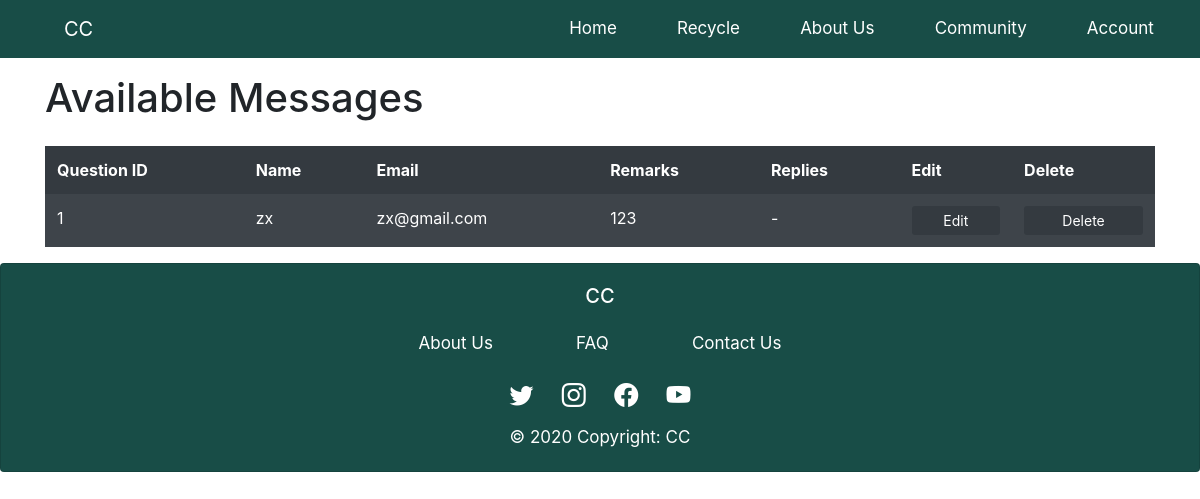
Before: /RetrieveContact with the older database file.
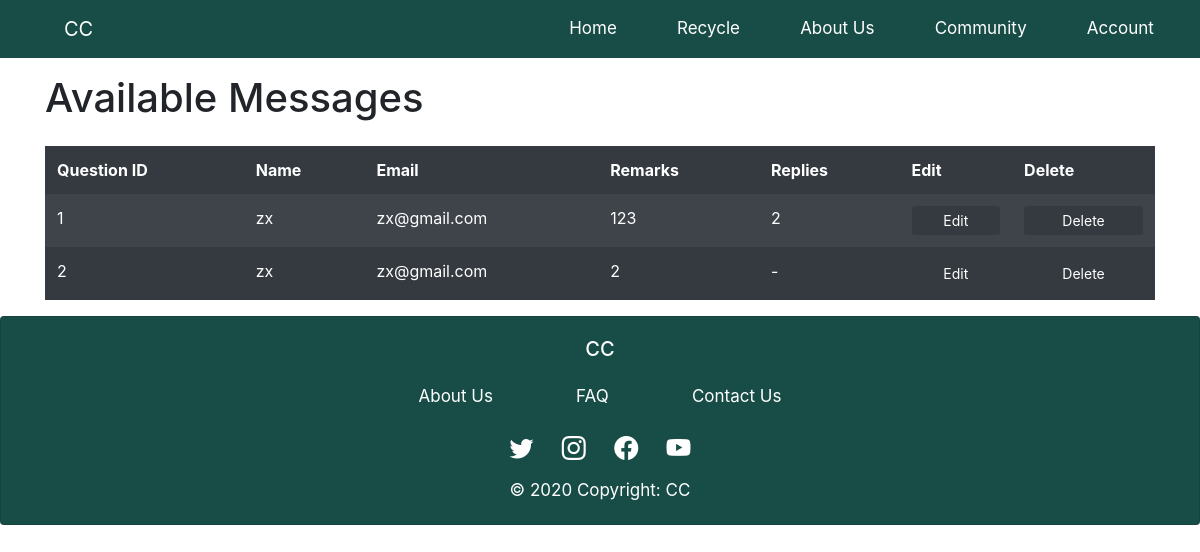
After: the same page with the newer database file.
### app.py (models this page shows)
class ContactUs(db.Model):
    id = db.Column(db.Integer, primary_key=True)
    name = db.Column(db.String(200), nullable=False)
    email = db.Column(db.String(200), nullable=False)
    remarks = db.Column(db.Text, nullable=False)
    replies = db.Column(db.Text, nullable=False)

### app.py (the view)
@app.route('/RetrieveContact')
def retrieve_contact():
    user_messages = ContactUs.query.order_by(ContactUs.id)
    return render_template("retrieveContact.html", user_messages = user_messages)

### app.py (called while the page is built)
@app.before_request
def before_request():
    g.user = None
    if 'user id' in session:
        g.user = session['user id']

### templates/retrievecontact.html (shortened to what this page needs)
{% extends "base.html" %}
{% block content %}
<div class="container mt-3">
    <h1 class="pb-3">Available Messages</h1>
  <table class="table table-dark table-striped table-hover">
    <thead>
      <tr>
        <th>Question ID</th>
        <th>Name</th>
        <th>Email</th>
        <th>Remarks</th>
        <th>Replies</th>
        <th>Edit</th>
        <th>Delete</th>
      </tr>
    </thead>
    <tbody>
    {% for qn in user_messages %}
      <tr>
        <td>{{ qn.id }}</td>
        <td>{{ qn.name }}</td>
        <td>{{ qn.email }}</td>
        <td>{{ qn.remarks }}</td>
        <td>{{ qn.replies }}</td>
        <td><a type="button" href="{{ url_for('edit_message', id=qn.id) }}" class="text-center btn-sm btn-dark w-100">
          Edit
        </a></td>
        <td>
        <a type="button" href="{{ url_for('delete_contact', id=qn.id) }}" class="text-center btn-sm btn-dark w-100">
          Delete
        </a>
        </td>
      </tr>
    {% endfor %}
    </tbody>
  </table>
</div>
{% endblock %}

### templates/base.html (shortened to what this page needs)
<!DOCTYPE html>
<html lang="en">
<head>
    <link rel="stylesheet" href="https://cdn.jsdelivr.net/npm/bootstrap@4.6.2/dist/css/bootstrap.min.css">
    <link rel="stylesheet" href="https://cdn.jsdelivr.net/npm/bootstrap-icons@1.9.1/font/bootstrap-icons.css">
    <link rel="stylesheet" href="{{ url_for('static', filename='CSS/base.css')}}">
</head>
<body>
    {% block navbar %}
        {% if session['account_type'] != "Guest" %}
            {% include 'includes/_navbar.html' %}
        {% else %}
            {% include 'includes/_guest_navbar.html' %}
        {% endif %}
    {% endblock %}
    <div class="container-fluid">
        {% block content %}
        {% endblock %}
    </div>
    {% block footer %}
        {% include 'includes/_footer.html' %}
    {% endblock %}
</body>
</html>

### templates/includes/_navbar.html (shortened to what this page needs)
<nav class="navbar navbar-expand-sm">
<a class="navbar-brand mt-lg-0" href="/">CC</a>
<div class="collapse navbar-collapse" id="navbarSupportedContent">
    <ul class="navbar-nav">
        <li class="nav-item">
        <a class="nav-link" href="/">Home</a>
        </li>
        <li class="nav-item">
        <a class="nav-link" href="/process1">Recycle</a>
        </li>
        <li class="nav-item">
            <a class="nav-link" href="#">About Us</a>
        </li>
        <li class="nav-item">
        <a class="nav-link" href="#">Community</a>
        </li>
        <li class="nav-item">
            <a class="nav-link" href="#">Account</a>
        </li>
    </ul>
</div>
</nav>

### templates/includes/_footer.html
<div class="card text-center footer">
    <div class="card-body">
        <h5 class="card-title">CC</h5>
        <div class="footerlink-grid mx-auto">
            <a class="about" href="/Aboutus">About Us</a>
            <a class="faq" href="/faq">FAQ</a>
            <a class="contact" href="/Aboutus#Contact">Contact Us</a>
        </div>
        <div class="footersocials-grid mx-auto">
            <a class="twitter" href="https://twitter.com/i/flow/login"><i class="bi bi-twitter"></i></a>
            <a class="ig" href="https://www.instagram.com/accounts/login/"><i class="bi bi-instagram"></i></a>
            <a class="fb" href="https://www.facebook.com/"><i class="bi bi-facebook"></i></a>
            <a class="yt" href="https://www.youtube.com/"><i class="bi bi-youtube"></i></a>
        </div>
        <span>© 2020 Copyright: CC</span>
    </div>
</div>

### static/CSS/base.css (style rules this page uses)
nav, .footer { background-color: #184D47; color: #FFF; font-size: 17px; }
a, i { color: #FFF; }
.navbar-brand { margin-left: 3rem; }
nav div ul { margin-left: auto; justify-content: space-around; width: 60%; }
.about { grid-area: about; }
.faq { grid-area: faq; }
.contact { grid-area: contact; }
.twitter { grid-area: twitter; }
.ig { grid-area: instagram; }
.fb { grid-area: facebook; }
.yt { grid-area: youtube; }
.footerlink-grid { display: grid; grid-template-areas: 'about faq contact'; gap: 5px; padding: 11px; width: 40%; }
.footersocials-grid { display: grid; grid-template-areas: 'twitter instagram facebook youtube'; gap: 0px; padding: 11px; width: 20%; }
.bi { font-size: 1.5rem; }
.container-fluid { padding: 0; }
.table td, .table thead th { border-top: none; border-bottom: 0rem !important; }

Changed rows visible on the page:
changed ContactUs id 1: replies "-" → "2"
added ContactUs: id "2", name "zx", email "zx@gmail.com", remarks "2", replies "-"
